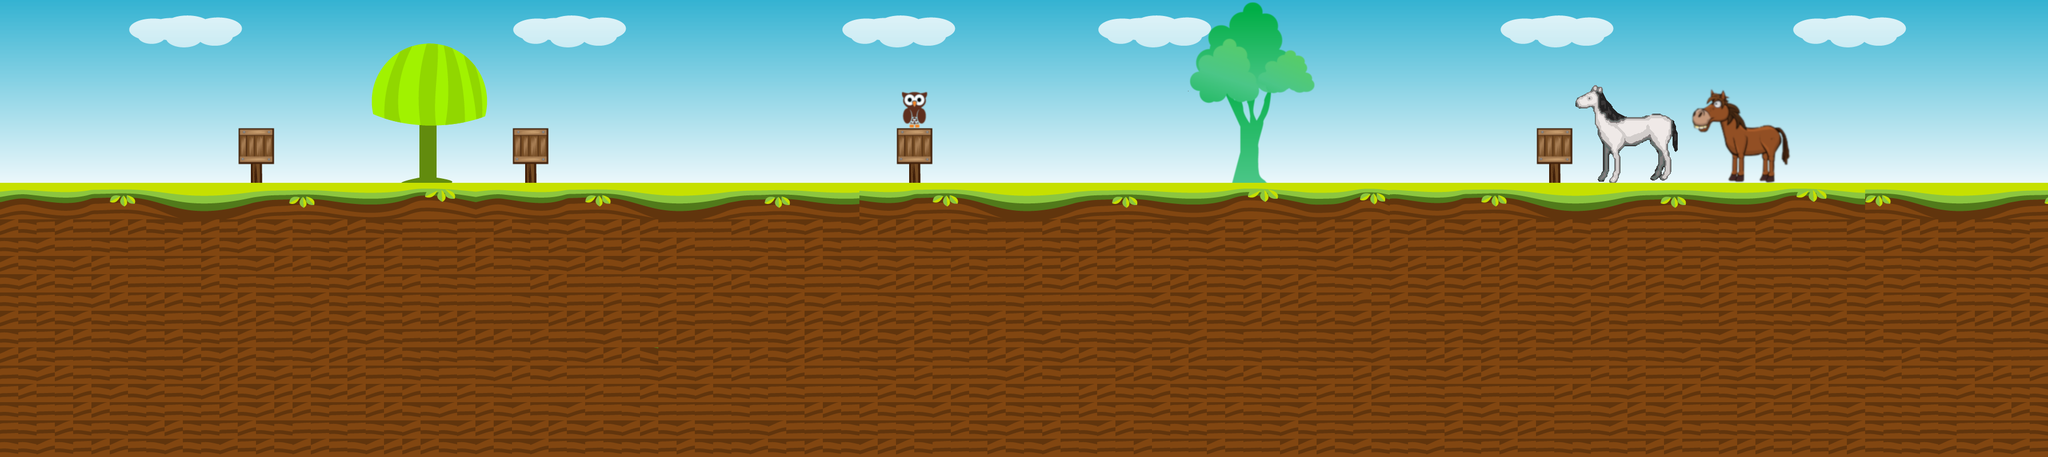

This is a level from a 2D game, rendered from its Tiled map with the project's own tilesets. A one-line summary and the map file follow, with tile-layer data summarised:
An orthogonal 112x25 tile map with 32x32 px tiles, 4 tile layers (Worldbounds, Background, Arvores, Ground), 8 tilesets and 7 objects (Ponto1, Ponto2, Start, Ponto5, Ponto3, ...).

<map version="1.0" tiledversion="1.0.3" orientation="orthogonal" renderorder="right-down" width="112" height="25" tilewidth="32" tileheight="32" nextobjectid="31">
 <tileset firstgid="1" name="Sky" tilewidth="32" tileheight="32" tilecount="512" columns="32">
  <image source="../Chicken Run Platformer Game Assets 17/BG &amp; Platform/image-02.png" width="1024" height="512" />
 </tileset>
 <tileset firstgid="513" name="chao" tilewidth="32" tileheight="32" tilecount="64" columns="32">
  <image source="../Chicken Run Platformer Game Assets 17/BG &amp; Platform/image-09.png" width="1024" height="77" />
  <tile id="0">
   <properties>
    <property name="collides" type="bool" value="true" />
   </properties>
  </tile>
  <tile id="1">
   <properties>
    <property name="collides" type="bool" value="true" />
   </properties>
  </tile>
  <tile id="2">
   <properties>
    <property name="collides" type="bool" value="true" />
   </properties>
  </tile>
  <tile id="3">
   <properties>
    <property name="collides" type="bool" value="true" />
   </properties>
  </tile>
  <tile id="4">
   <properties>
    <property name="collides" type="bool" value="true" />
   </properties>
  </tile>
  <tile id="5">
   <properties>
    <property name="collides" type="bool" value="true" />
   </properties>
  </tile>
  <tile id="6">
   <properties>
    <property name="collides" type="bool" value="true" />
   </properties>
  </tile>
  <tile id="7">
   <properties>
    <property name="collides" type="bool" value="true" />
   </properties>
  </tile>
  <tile id="8">
   <properties>
    <property name="collides" type="bool" value="true" />
   </properties>
  </tile>
  <tile id="9">
   <properties>
    <property name="collides" type="bool" value="true" />
   </properties>
  </tile>
  <tile id="10">
   <properties>
    <property name="collides" type="bool" value="true" />
   </properties>
  </tile>
  <tile id="11">
   <properties>
    <property name="collides" type="bool" value="true" />
   </properties>
  </tile>
  <tile id="12">
   <properties>
    <property name="collides" type="bool" value="true" />
   </properties>
  </tile>
  <tile id="13">
   <properties>
    <property name="collides" type="bool" value="true" />
   </properties>
  </tile>
  <tile id="14">
   <properties>
    <property name="collides" type="bool" value="true" />
   </properties>
  </tile>
  <tile id="15">
   <properties>
    <property name="collides" type="bool" value="true" />
   </properties>
  </tile>
  <tile id="16">
   <properties>
    <property name="collides" type="bool" value="true" />
   </properties>
  </tile>
  <tile id="17">
   <properties>
    <property name="collides" type="bool" value="true" />
   </properties>
  </tile>
  <tile id="18">
   <properties>
    <property name="collides" type="bool" value="true" />
   </properties>
  </tile>
  <tile id="19">
   <properties>
    <property name="collides" type="bool" value="true" />
   </properties>
  </tile>
  <tile id="20">
   <properties>
    <property name="collides" type="bool" value="true" />
   </properties>
  </tile>
  <tile id="21">
   <properties>
    <property name="collides" type="bool" value="true" />
   </properties>
  </tile>
  <tile id="22">
   <properties>
    <property name="collides" type="bool" value="true" />
   </properties>
  </tile>
  <tile id="23">
   <properties>
    <property name="collides" type="bool" value="true" />
   </properties>
  </tile>
  <tile id="24">
   <properties>
    <property name="collides" type="bool" value="true" />
   </properties>
  </tile>
  <tile id="25">
   <properties>
    <property name="collides" type="bool" value="true" />
   </properties>
  </tile>
  <tile id="26">
   <properties>
    <property name="collides" type="bool" value="true" />
   </properties>
  </tile>
  <tile id="27">
   <properties>
    <property name="collides" type="bool" value="true" />
   </properties>
  </tile>
  <tile id="28">
   <properties>
    <property name="collides" type="bool" value="true" />
   </properties>
  </tile>
  <tile id="29">
   <properties>
    <property name="collides" type="bool" value="true" />
   </properties>
  </tile>
  <tile id="30">
   <properties>
    <property name="collides" type="bool" value="true" />
   </properties>
  </tile>
  <tile id="31">
   <properties>
    <property name="collides" type="bool" value="true" />
   </properties>
  </tile>
 </tileset>
 <tileset firstgid="577" name="Arvore2" tilewidth="32" tileheight="32" tilecount="70" columns="7">
  <image source="../assets/Backgrounds/image1.png" width="224" height="336" />
 </tileset>
 <tileset firstgid="647" name="placa" tilewidth="32" tileheight="32" tilecount="6" columns="2">
  <image source="../assets/Backgrounds/teste1.png" width="64" height="96" />
 </tileset>
 <tileset firstgid="653" name="Arvore1" tilewidth="32" tileheight="32" tilecount="70" columns="7">
  <image source="../assets/Backgrounds/image2.png" width="224" height="336" />
  <tile id="0">
   <properties>
    <property name="collides" type="bool" value="true" />
   </properties>
  </tile>
 </tileset>
 <tileset firstgid="723" name="owl" tilewidth="32" tileheight="32" tilecount="88" columns="8">
  <image source="../assets/Backgrounds/owl6.png" width="260" height="360" />
 </tileset>
 <tileset firstgid="811" name="horse" tilewidth="32" tileheight="32" tilecount="60" columns="6">
  <image source="../assets/Backgrounds/horse-white.png" width="192" height="340" />
 </tileset>
 <tileset firstgid="871" name="horseBrown" tilewidth="32" tileheight="32" tilecount="220" columns="22">
  <image source="../assets/Backgrounds/horse_brown.png" width="720" height="320" />
 </tileset>
 <layer name="Worldbounds" width="112" height="25">
  <data>[2800 cells, 50 non-empty, 1 distinct tile ids]</data>
 </layer>
 <layer name="Background" width="112" height="25">
  <data>[2800 cells, 2800 non-empty, 390 distinct tile ids]</data>
 </layer>
 <layer name="Arvores" width="112" height="25">
  <data>[2800 cells, 244 non-empty, 205 distinct tile ids]</data>
 </layer>
 <layer name="Ground" width="112" height="25">
  <data>[2800 cells, 1680 non-empty, 62 distinct tile ids]</data>
 </layer>
 <objectgroup name="Objects">
  <object id="7" name="Ponto1" x="417.667" y="224" width="64" height="97" />
  <object id="13" name="Ponto2" x="895.333" y="222.667" width="66.6667" height="94.6667" />
  <object id="14" name="Start" x="101.333" y="277.333" width="41.3333" height="38.6667" />
  <object id="15" name="Ponto5" x="2689.52" y="223.697" width="62" height="96" />
  <object id="18" name="Ponto3" x="-7.10543e-15" y="176" width="289.337" height="144" />
  <object id="21" x="117.333" y="260" />
  <object id="26" name="Ponto4" x="1569" y="224.833" width="63.5" height="94.3333" />
 </objectgroup>
</map>
